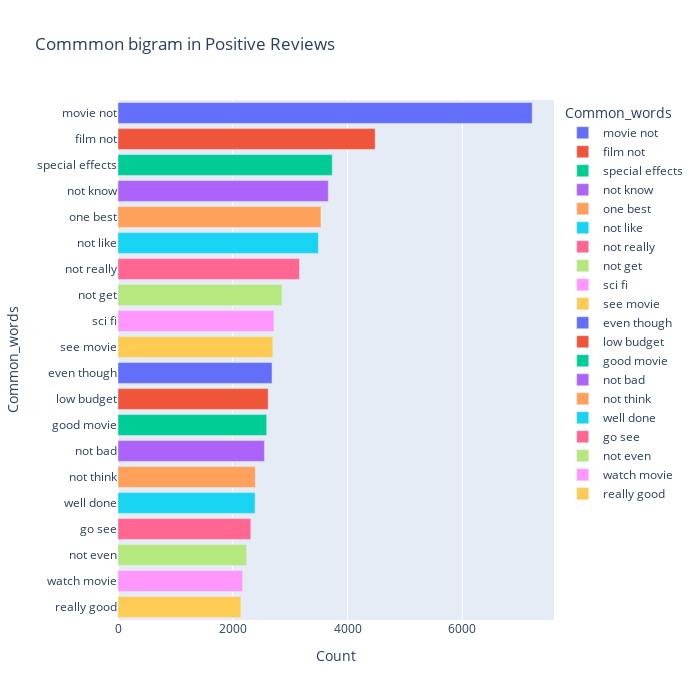

Here is the notebook cell this chart was saved with:
### Code cell
most_common_uni = get_top_text_ngrams(df.Reviews_clean[df['Ratings']>=7],20,2)
most_common_uni = dict(most_common_uni)
temp = pd.DataFrame(columns = ["Common_words" , 'Count'])
temp["Common_words"] = list(most_common_uni.keys())
temp["Count"] = list(most_common_uni.values())
fig = px.bar(temp, x="Count", y="Common_words", title='Commmon bigram in Positive Reviews', orientation='h', 
             width=700, height=700,color='Common_words')
fig.show()

### Figure 1 — Plotly figure (JSON) as saved in the notebook; plotly's stock layout.template omitted (floating-point values rounded to 4 significant figures)
{"data": [{"hovertemplate": "Common_words=%{y}<br>Count=%{x}<extra></extra>", "legendgroup": "movie not", "marker": {"color": "#636efa", "pattern": {"shape": ""}}, "name": "movie not", "orientation": "h", "showlegend": true, "textposition": "auto", "type": "bar", "x": [7217], "xaxis": "x", "y": ["movie not"], "yaxis": "y"}, {"hovertemplate": "Common_words=%{y}<br>Count=%{x}<extra></extra>", "legendgroup": "film not", "marker": {"color": "#EF553B", "pattern": {"shape": ""}}, "name": "film not", "orientation": "h", "showlegend": true, "textposition": "auto", "type": "bar", "x": [4481], "xaxis": "x", "y": ["film not"], "yaxis": "y"}, {"hovertemplate": "Common_words=%{y}<br>Count=%{x}<extra></extra>", "legendgroup": "special effects", "marker": {"color": "#00cc96", "pattern": {"shape": ""}}, "name": "special effects", "orientation": "h", "showlegend": true, "textposition": "auto", "type": "bar", "x": [3733], "xaxis": "x", "y": ["special effects"], "yaxis": "y"}, {"hovertemplate": "Common_words=%{y}<br>Count=%{x}<extra></extra>", "legendgroup": "not know", "marker": {"color": "#ab63fa", "pattern": {"shape": ""}}, "name": "not know", "orientation": "h", "showlegend": true, "textposition": "auto", "type": "bar", "x": [3665], "xaxis": "x", "y": ["not know"], "yaxis": "y"}, {"hovertemplate": "Common_words=%{y}<br>Count=%{x}<extra></extra>", "legendgroup": "one best", "marker": {"color": "#FFA15A", "pattern": {"shape": ""}}, "name": "one best", "orientation": "h", "showlegend": true, "textposition": "auto", "type": "bar", "x": [3536], "xaxis": "x", "y": ["one best"], "yaxis": "y"}, {"hovertemplate": "Common_words=%{y}<br>Count=%{x}<extra></extra>", "legendgroup": "not like", "marker": {"color": "#19d3f3", "pattern": {"shape": ""}}, "name": "not like", "orientation": "h", "showlegend": true, "textposition": "auto", "type": "bar", "x": [3491], "xaxis": "x", "y": ["not like"], "yaxis": "y"}, {"hovertemplate": "Common_words=%{y}<br>Count=%{x}<extra></extra>", "legendgroup": "not really", "marker": {"color": "#FF6692", "pattern": {"shape": ""}}, "name": "not really", "orientation": "h", "showlegend": true, "textposition": "auto", "type": "bar", "x": [3163], "xaxis": "x", "y": ["not really"], "yaxis": "y"}, {"hovertemplate": "Common_words=%{y}<br>Count=%{x}<extra></extra>", "legendgroup": "not get", "marker": {"color": "#B6E880", "pattern": {"shape": ""}}, "name": "not get", "orientation": "h", "showlegend": true, "textposition": "auto", "type": "bar", "x": [2858], "xaxis": "x", "y": ["not get"], "yaxis": "y"}, {"hovertemplate": "Common_words=%{y}<br>Count=%{x}<extra></extra>", "legendgroup": "sci fi", "marker": {"color": "#FF97FF", "pattern": {"shape": ""}}, "name": "sci fi", "orientation": "h", "showlegend": true, "textposition": "auto", "type": "bar", "x": [2717], "xaxis": "x", "y": ["sci fi"], "yaxis": "y"}, {"hovertemplate": "Common_words=%{y}<br>Count=%{x}<extra></extra>", "legendgroup": "see movie", "marker": {"color": "#FECB52", "pattern": {"shape": ""}}, "name": "see movie", "orientation": "h", "showlegend": true, "textposition": "auto", "type": "bar", "x": [2697], "xaxis": "x", "y": ["see movie"], "yaxis": "y"}, {"hovertemplate": "Common_words=%{y}<br>Count=%{x}<extra></extra>", "legendgroup": "even though", "marker": {"color": "#636efa", "pattern": {"shape": ""}}, "name": "even though", "orientation": "h", "showlegend": true, "textposition": "auto", "type": "bar", "x": [2684], "xaxis": "x", "y": ["even though"], "yaxis": "y"}, {"hovertemplate": "Common_words=%{y}<br>Count=%{x}<extra></extra>", "legendgroup": "low budget", "marker": {"color": "#EF553B", "pattern": {"shape": ""}}, "name": "low budget", "orientation": "h", "showlegend": true, "textposition": "auto", "type": "bar", "x": [2617], "xaxis": "x", "y": ["low budget"], "yaxis": "y"}, {"hovertemplate": "Common_words=%{y}<br>Count=%{x}<extra></extra>", "legendgroup": "good movie", "marker": {"color": "#00cc96", "pattern": {"shape": ""}}, "name": "good movie", "orientation": "h", "showlegend": true, "textposition": "auto", "type": "bar", "x": [2591], "xaxis": "x", "y": ["good movie"], "yaxis": "y"}, {"hovertemplate": "Common_words=%{y}<br>Count=%{x}<extra></extra>", "legendgroup": "not bad", "marker": {"color": "#ab63fa", "pattern": {"shape": ""}}, "name": "not bad", "orientation": "h", "showlegend": true, "textposition": "auto", "type": "bar", "x": [2551], "xaxis": "x", "y": ["not bad"], "yaxis": "y"}, {"hovertemplate": "Common_words=%{y}<br>Count=%{x}<extra></extra>", "legendgroup": "not think", "marker": {"color": "#FFA15A", "pattern": {"shape": ""}}, "name": "not think", "orientation": "h", "showlegend": true, "textposition": "auto", "type": "bar", "x": [2393], "xaxis": "x", "y": ["not think"], "yaxis": "y"}, {"hovertemplate": "Common_words=%{y}<br>Count=%{x}<extra></extra>", "legendgroup": "well done", "marker": {"color": "#19d3f3", "pattern": {"shape": ""}}, "name": "well done", "orientation": "h", "showlegend": true, "textposition": "auto", "type": "bar", "x": [2388], "xaxis": "x", "y": ["well done"], "yaxis": "y"}, {"hovertemplate": "Common_words=%{y}<br>Count=%{x}<extra></extra>", "legendgroup": "go see", "marker": {"color": "#FF6692", "pattern": {"shape": ""}}, "name": "go see", "orientation": "h", "showlegend": true, "textposition": "auto", "type": "bar", "x": [2314], "xaxis": "x", "y": ["go see"], "yaxis": "y"}, {"hovertemplate": "Common_words=%{y}<br>Count=%{x}<extra></extra>", "legendgroup": "not even", "marker": {"color": "#B6E880", "pattern": {"shape": ""}}, "name": "not even", "orientation": "h", "showlegend": true, "textposition": "auto", "type": "bar", "x": [2241], "xaxis": "x", "y": ["not even"], "yaxis": "y"}, {"hovertemplate": "Common_words=%{y}<br>Count=%{x}<extra></extra>", "legendgroup": "watch movie", "marker": {"color": "#FF97FF", "pattern": {"shape": ""}}, "name": "watch movie", "orientation": "h", "showlegend": true, "textposition": "auto", "type": "bar", "x": [2171], "xaxis": "x", "y": ["watch movie"], "yaxis": "y"}, {"hovertemplate": "Common_words=%{y}<br>Count=%{x}<extra></extra>", "legendgroup": "really good", "marker": {"color": "#FECB52", "pattern": {"shape": ""}}, "name": "really good", "orientation": "h", "showlegend": true, "textposition": "auto", "type": "bar", "x": [2140], "xaxis": "x", "y": ["really good"], "yaxis": "y"}], "layout": {"barmode": "relative", "height": 700, "legend": {"title": {"text": "Common_words"}, "tracegroupgap": 0}, "title": {"text": "Commmon bigram in Positive Reviews"}, "width": 700, "xaxis": {"anchor": "y", "domain": [0, 1], "title": {"text": "Count"}}, "yaxis": {"anchor": "x", "categoryarray": ["really good", "watch movie", "not even", "go see", "well done", "not think", "not bad", "good movie", "low budget", "even though", "see movie", "sci fi", "not get", "not really", "not like", "one best", "not know", "special effects", "film not", "movie not"], "categoryorder": "array", "domain": [0, 1], "title": {"text": "Common_words"}}}}
